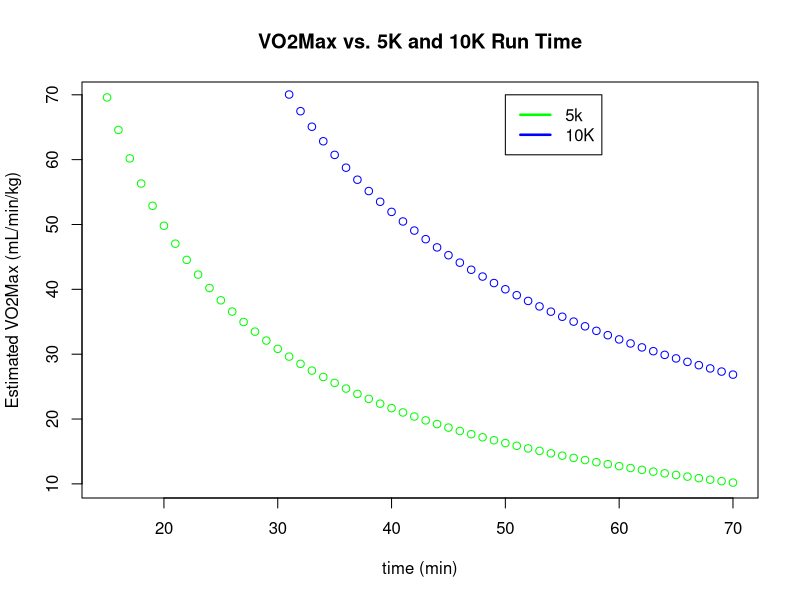

Source code (R):
## ---- chunk 1
tm <- 15:70
dm <- 5000        #Prior Race distance in meters
vMperM <- dm/tm
vo2 <- -4.60 + 0.182258 * vMperM + 0.000104 * vMperM^2 #Vo2 
percent_max <- 0.8 + 0.1894393 * exp(-0.012778 * tm) + 
        0.2989558 * exp(-0.1932605 * tm) #t in minutes
vo2max5 <-  vo2/percent_max

dm <- 10000        #Prior Race distance in meters
vMperM <- dm/tm
vo2 <- -4.60 + 0.182258 * vMperM + 0.000104 * vMperM^2 #Vo2 
percent_max <- 0.8 + 0.1894393 * exp(-0.012778 * tm) + 
        0.2989558 * exp(-0.1932605 * tm) #t in minutes
vo2max10 <-  vo2/percent_max

plot(tm,vo2max5, xlab="time (min)", 
     ylab="Estimated VO2Max (mL/min/kg)",
     main="VO2Max vs. 5K and 10K Run Time", col="green")

points(tm,vo2max10, , col="blue");
legend(50,70,c("5k","10K"),col=c("green","blue"),lwd=c(2.5,2.5))


## ---- chunk 2

predictTime <- function (dm, nDm, tm){
#dm  #Prior Race distance in meters
#nDm  #Future Race distance in meters
#tm  #Prior Time in Minutes
vMperM <- dm/tm   #Velocity in Meters/min
vo2 <- -4.60 + 0.182258 * vMperM + 0.000104 * vMperM^2 #Vo2 
percent_max <- 0.8 + 0.1894393 * exp(-0.012778 * tm) + 
        0.2989558 * exp(-0.1932605 * tm) #t in minutes
vo2max <-  vo2/percent_max 
nTime = uniroot(  function(t) {
    v = (nDm) / t
    v2 <- -4.60 + 0.182258 * v + 0.000104 * v*v
    pm <- 0.8 + 0.1894393 * exp(-0.012778 * t) + 0.2989558 * exp(-0.1932605 * t) 
    return(vo2max - v2/pm)
    }, c(1,24*60*3), tol=0.001)

return(nTime$root)
} #nTime

## ---- chunk 3
dm <- 5000        #Prior Race distance in meters
nDm <- 10000      #Future Race distance in meters
tm <- 30          #Prior Time in Minutes
nT <- predictTime (dm, nDm, tm)
paste("Predicted 10K Race Time (m):",round(nT,2), "(min)")

